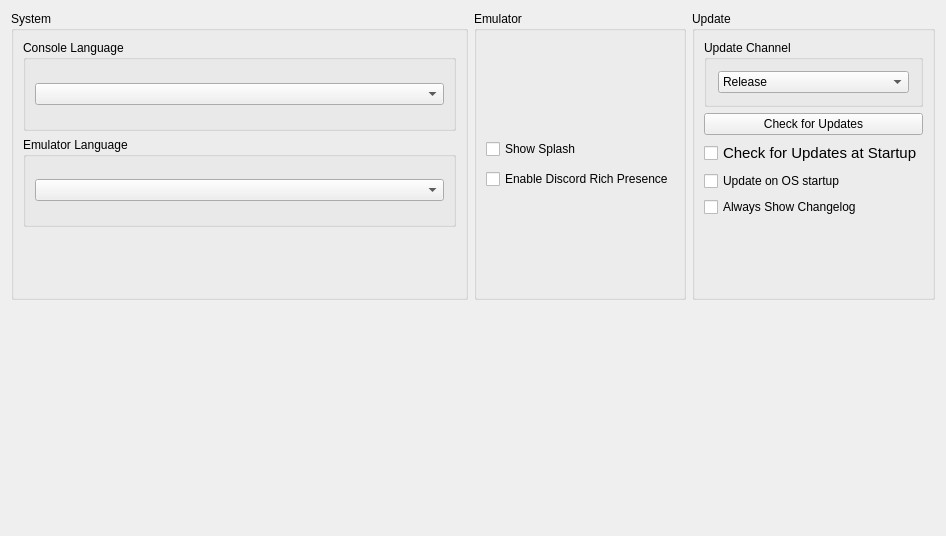
      <widget class="QWidget" name="generalTabContents">
       <property name="geometry">
        <rect>
         <x>0</x>
         <y>0</y>
         <width>946</width>
         <height>536</height>
        </rect>
       </property>
       <layout class="QVBoxLayout" name="generalTabVLayout" stretch="0">
        <item>
         <layout class="QGridLayout" name="gridLayout">
          <property name="bottomMargin">
           <number>0</number>
          </property>
          <property name="spacing">
           <number>6</number>
          </property>
          <item row="0" column="1">
           <layout class="QVBoxLayout" name="emulatorTabLayoutMiddle">
            <property name="leftMargin">
             <number>0</number>
            </property>
            <property name="rightMargin">
             <number>0</number>
            </property>
            <property name="bottomMargin">
             <number>0</number>
            </property>
            <item>
             <widget class="QGroupBox" name="emulatorSettingsGroupBox">
              <property name="sizePolicy">
               <sizepolicy hsizetype="Preferred" vsizetype="Preferred">
                <horstretch>0</horstretch>
                <verstretch>0</verstretch>
               </sizepolicy>
              </property>
              <property name="title">
               <string>Emulator</string>
              </property>
              <property name="flat">
               <bool>false</bool>
              </property>
              <property name="checkable">
               <bool>false</bool>
              </property>
              <layout class="QVBoxLayout" name="additionalSettingsVLayout" stretch="0">
               <property name="spacing">
                <number>6</number>
               </property>
               <property name="leftMargin">
                <number>9</number>
               </property>
               <property name="topMargin">
                <number>9</number>
               </property>
               <property name="rightMargin">
                <number>9</number>
               </property>
               <property name="bottomMargin">
                <number>9</number>
               </property>
               <item>
                <layout class="QVBoxLayout" name="emulatorverticalLayout">
                 <property name="spacing">
                  <number>10</number>
                 </property>
                 <item>
                  <widget class="QCheckBox" name="showSplashCheckBox">
                   <property name="text">
                    <string>Show Splash</string>
                   </property>
                  </widget>
                 </item>
                 <item>
                  <widget class="QCheckBox" name="discordRPCCheckbox">
                   <property name="text">
                    <string>Enable Discord Rich Presence</string>
                   </property>
                  </widget>
                 </item>
                </layout>
               </item>
              </layout>
             </widget>
            </item>
           </layout>
          </item>
          <item row="0" column="0">
           <layout class="QVBoxLayout" name="systemTabLayoutLeft">
            <property name="spacing">
             <number>6</number>
            </property>
            <property name="bottomMargin">
             <number>0</number>
            </property>
            <item>
             <widget class="QGroupBox" name="SystemSettings">
              <property name="sizePolicy">
               <sizepolicy hsizetype="Expanding" vsizetype="Preferred">
                <horstretch>0</horstretch>
                <verstretch>0</verstretch>
               </sizepolicy>
              </property>
              <property name="sizeIncrement">
               <size>
                <width>0</width>
                <height>0</height>
               </size>
              </property>
              <property name="title">
               <string>System</string>
              </property>
              <layout class="QVBoxLayout" name="emuSettingsLayout">
               <property name="bottomMargin">
                <number>70</number>
               </property>
               <item>
                <widget class="QGroupBox" name="consoleLanguageGroupBox">
                 <property name="title">
                  <string>Console Language</string>
                 </property>
                 <layout class="QVBoxLayout" name="settingsLayout">
                  <item>
                   <widget class="QComboBox" name="consoleLanguageComboBox"/>
                  </item>
                 </layout>
                </widget>
               </item>
               <item>
                <widget class="QGroupBox" name="emulatorLanguageGroupBox">
                 <property name="title">
                  <string>Emulator Language</string>
                 </property>
                 <layout class="QVBoxLayout" name="langSettingsLayout">
                  <item>
                   <widget class="QComboBox" name="emulatorLanguageComboBox"/>
                  </item>
                 </layout>
                </widget>
               </item>
              </layout>
             </widget>
            </item>
           </layout>
          </item>
          <item row="1" column="1">
           <spacer name="verticalSpacer_4">
            <property name="orientation">
             <enum>Qt::Orientation::Vertical</enum>
            </property>
            <property name="sizeHint" stdset="0">
             <size>
              <width>20</width>
              <height>40</height>
             </size>
            </property>
           </spacer>
          </item>
          <item row="1" column="0">
           <spacer name="verticalSpacer_3">
            <property name="orientation">
             <enum>Qt::Orientation::Vertical</enum>
            </property>
            <property name="sizeHint" stdset="0">
             <size>
              <width>20</width>
              <height>40</height>
             </size>
            </property>
           </spacer>
          </item>
          <item row="1" column="2">
           <spacer name="verticalSpacer_5">
            <property name="orientation">
             <enum>Qt::Orientation::Vertical</enum>
            </property>
            <property name="sizeHint" stdset="0">
             <size>
              <width>20</width>
              <height>40</height>
             </size>
            </property>
           </spacer>
          </item>
          <item row="0" column="2">
           <layout class="QVBoxLayout" name="updaterTabLayoutLeft">
            <property name="spacing">
             <number>6</number>
            </property>
            <property name="sizeConstraint">
             <enum>QLayout::SizeConstraint::SetDefaultConstraint</enum>
            </property>
            <property name="leftMargin">
             <number>0</number>
            </property>
            <property name="topMargin">
             <number>0</number>
            </property>
            <property name="rightMargin">
             <number>0</number>
            </property>
            <property name="bottomMargin">
             <number>0</number>
            </property>
            <item>
             <widget class="QGroupBox" name="updaterGroupBox">
              <property name="sizePolicy">
               <sizepolicy hsizetype="Preferred" vsizetype="MinimumExpanding">
                <horstretch>0</horstretch>
                <verstretch>0</verstretch>
               </sizepolicy>
              </property>
              <property name="minimumSize">
               <size>
                <width>0</width>
                <height>0</height>
               </size>
              </property>
              <property name="maximumSize">
               <size>
                <width>16777215</width>
                <height>16777215</height>
               </size>
              </property>
              <property name="title">
               <string>Update</string>
              </property>
              <layout class="QVBoxLayout" name="UpdateLayout" stretch="0,0,0,0">
               <property name="spacing">
                <number>6</number>
               </property>
               <property name="topMargin">
                <number>9</number>
               </property>
               <property name="rightMargin">
                <number>9</number>
               </property>
               <property name="bottomMargin">
                <number>80</number>
               </property>
               <item>
                <widget class="QGroupBox" name="updaterComboBox">
                 <property name="sizePolicy">
                  <sizepolicy hsizetype="Preferred" vsizetype="Fixed">
                   <horstretch>0</horstretch>
                   <verstretch>0</verstretch>
                  </sizepolicy>
                 </property>
                 <property name="minimumSize">
                  <size>
                   <width>0</width>
                   <height>0</height>
                  </size>
                 </property>
                 <property name="maximumSize">
                  <size>
                   <width>16777215</width>
                   <height>16777215</height>
                  </size>
                 </property>
                 <property name="title">
                  <string>Update Channel</string>
                 </property>
                 <layout class="QVBoxLayout" name="UpdateChannelLayout">
                  <property name="spacing">
                   <number>7</number>
                  </property>
                  <property name="leftMargin">
                   <number>11</number>
                  </property>
                  <property name="topMargin">
                   <number>11</number>
                  </property>
                  <property name="rightMargin">
                   <number>11</number>
                  </property>
                  <property name="bottomMargin">
                   <number>11</number>
                  </property>
                  <item>
                   <widget class="QComboBox" name="updateComboBox">
                    <property name="sizePolicy">
                     <sizepolicy hsizetype="Preferred" vsizetype="Fixed">
                      <horstretch>0</horstretch>
                      <verstretch>0</verstretch>
                     </sizepolicy>
                    </property>
                    <item>
                     <property name="text">
                      <string>Release</string>
                     </property>
                    </item>
                    <item>
                     <property name="text">
                      <string>Nightly</string>
                     </property>
                    </item>
                   </widget>
                  </item>
                 </layout>
                </widget>
               </item>
               <item>
                <widget class="QPushButton" name="checkUpdateButton">
                 <property name="sizePolicy">
                  <sizepolicy hsizetype="Minimum" vsizetype="Fixed">
                   <horstretch>0</horstretch>
                   <verstretch>0</verstretch>
                  </sizepolicy>
                 </property>
                 <property name="minimumSize">
                  <size>
                   <width>0</width>
                   <height>0</height>
                  </size>
                 </property>
                 <property name="maximumSize">
                  <size>
                   <width>16777215</width>
                   <height>16777215</height>
                  </size>
                 </property>
                 <property name="text">
                  <string>Check for Updates</string>
                 </property>
                </widget>
               </item>
               <item>
                <widget class="QCheckBox" name="updateCheckBox">
                 <property name="sizePolicy">
                  <sizepolicy hsizetype="Preferred" vsizetype="Fixed">
                   <horstretch>0</horstretch>
                   <verstretch>0</verstretch>
                  </sizepolicy>
                 </property>
                 <property name="font">
                  <font>
                   <pointsize>11</pointsize>
                   <bold>false</bold>
                  </font>
                 </property>
                 <property name="text">
                  <string>Check for Updates at Startup</string>
                 </property>
                </widget>
               </item>
               <item>
                <widget class="QCheckBox" name="startupUpdateCheckBox">
                 <property name="text">
                  <string>Update on OS startup</string>
                 </property>
                </widget>
               </item>
               <item>
                <widget class="QCheckBox" name="changelogCheckBox">
                 <property name="text">
                  <string>Always Show Changelog</string>
                 </property>
                </widget>
               </item>
              </layout>
             </widget>
            </item>
           </layout>
          </item>
         </layout>
        </item>
       </layout>
      </widget>
